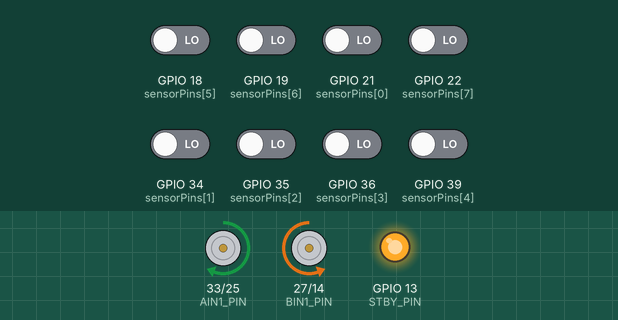
Bench run of a sketch on a simulated ESP32. Shown: motor-driver pin pairs drawn as motors (green arrow = first pin HIGH = forward, orange = second pin HIGH = backward, longer = more drive, scaled by the enable pin, stopped while the standby pin is LOW), output pins drawn as LEDs (lit = HIGH). Inputs (shaded band) come from the test bench; at power-on: GPIO 18 (sensorPins[5]), GPIO 19 (sensorPins[6]), GPIO 21 (sensorPins[0]), GPIO 22 (sensorPins[7]), GPIO 34 (sensorPins[1]), GPIO 35 (sensorPins[2]), GPIO 36 (sensorPins[3]), GPIO 39 (sensorPins[4]) LOW.

Above: at 3.2 s.
3.3 s: GPIO 18 (sensorPins[5]) driven HIGH
At 4.3 s:
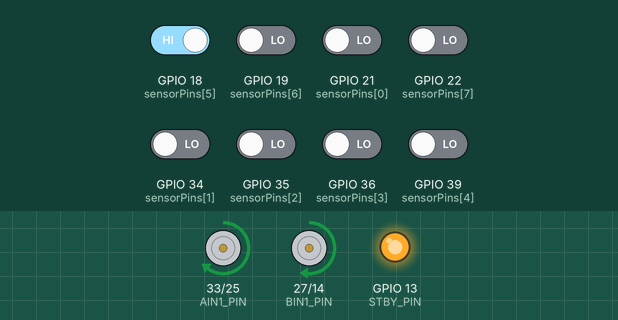
4.8 s: GPIO 21 (sensorPins[0]) driven HIGH
At 5.4 s:
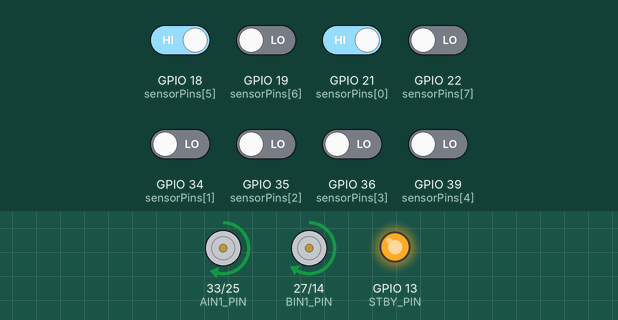
6.3 s: GPIO 18 (sensorPins[5]) driven LOW
At 6.6 s:
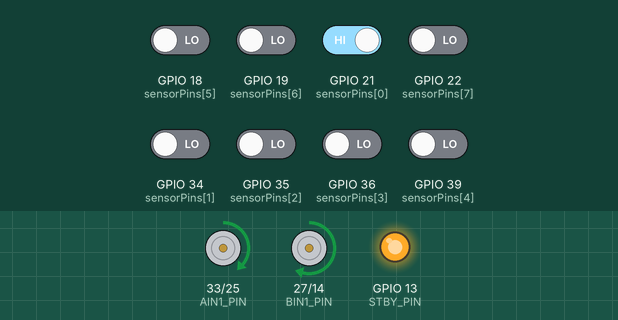
7.8 s: GPIO 21 (sensorPins[0]) driven LOW
At 8.9 s:
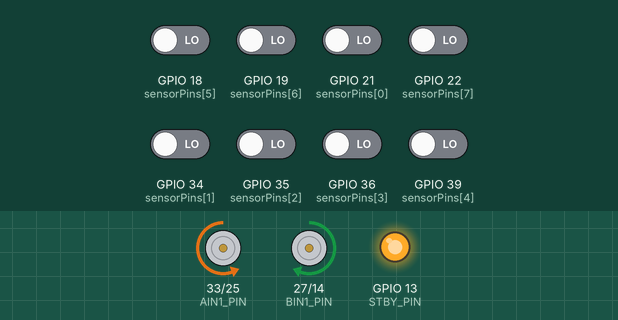
9.3 s: GPIO 19 (sensorPins[6]) driven HIGH
At 10.1 s:
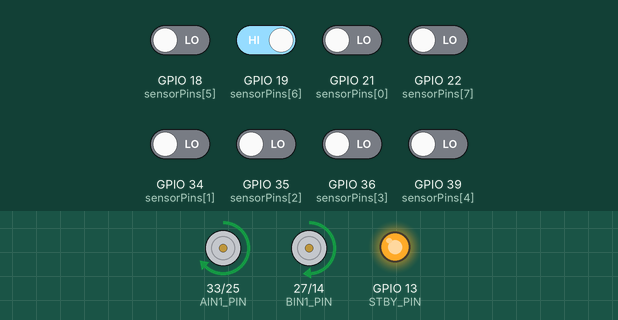
10.8 s: GPIO 22 (sensorPins[7]) driven HIGH
At 11.2 s:
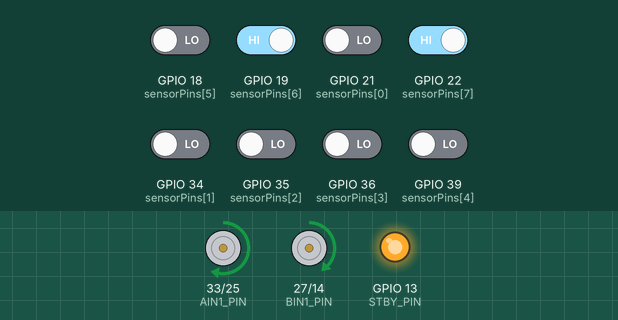
Timing chart, 0 to 13.3 s (numbered marks = the images above; inputs shaded):
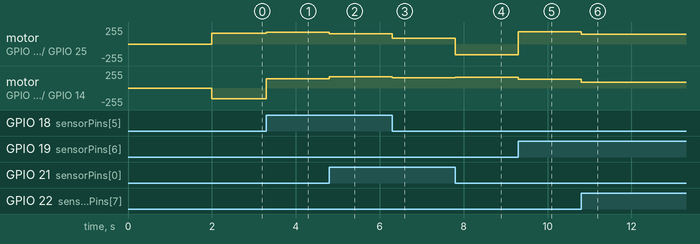

Measured:
- after the input at 3.3 s, motor on GPIO 33 (AIN1_PIN) / GPIO 25 (AIN2_PIN): forward 160/255 → forward 177/255 at once; motor on GPIO 27 (BIN1_PIN) / GPIO 14 (BIN2_PIN): backward 160/255 → forward 142/255 at once
- after the input at 4.8 s, motor on GPIO 33 (AIN1_PIN) / GPIO 25 (AIN2_PIN): forward 177/255 → forward 151/255 at once; motor on GPIO 27 (BIN1_PIN) / GPIO 14 (BIN2_PIN): forward 142/255 → forward 168/255 at once
- after the input at 6.3 s, motor on GPIO 33 (AIN1_PIN) / GPIO 25 (AIN2_PIN): forward 151/255 → forward 85/255 at once; motor on GPIO 27 (BIN1_PIN) / GPIO 14 (BIN2_PIN): forward 168/255 → forward 154/255 at once
- after the input at 7.8 s, motor on GPIO 33 (AIN1_PIN) / GPIO 25 (AIN2_PIN): forward 85/255 → backward 160/255 at once; motor on GPIO 27 (BIN1_PIN) / GPIO 14 (BIN2_PIN): forward 154/255 → forward 160/255 at once
- after the input at 9.3 s, motor on GPIO 33 (AIN1_PIN) / GPIO 25 (AIN2_PIN): backward 160/255 → forward 185/255 at once; motor on GPIO 27 (BIN1_PIN) / GPIO 14 (BIN2_PIN): forward 160/255 → forward 134/255 at once
- after the input at 10.8 s, motor on GPIO 33 (AIN1_PIN) / GPIO 25 (AIN2_PIN): forward 185/255 → forward 149/255 at once; motor on GPIO 27 (BIN1_PIN) / GPIO 14 (BIN2_PIN): forward 134/255 → forward 90/255 at once

The sketch:

line_follower.ino
```cpp
#define AIN1_PIN 33
#define AIN2_PIN 25
#define PWMA_PIN 32
#define BIN1_PIN 27
#define BIN2_PIN 14
#define PWMB_PIN 26
#define STBY_PIN 13

// SENSOR PINS
const int sensorPins[8] = {21, 34, 35, 36, 39, 18, 19, 22};

// PID CONSTANTS
float Kp = 8.5;
float Ki = 0.001;
float Kd = 15.0;

int maxSpeed = 255;
int minPWM = 60;

float lastError = 0;
float integral = 0;

int weights[8] = {-4, -3, -2, -1, 1, 2, 3, 4};

void setup() {
  Serial.begin(115200);

  pinMode(AIN1_PIN, OUTPUT);
  pinMode(AIN2_PIN, OUTPUT);
  pinMode(BIN1_PIN, OUTPUT);
  pinMode(BIN2_PIN, OUTPUT);
  pinMode(PWMA_PIN, OUTPUT);
  pinMode(PWMB_PIN, OUTPUT);
  pinMode(STBY_PIN, OUTPUT);

  digitalWrite(STBY_PIN, HIGH);

  for(int i = 0; i < 8; i++) {
    pinMode(sensorPins[i], INPUT);
  }

  delay(2000); // Wait 2 seconds before starting
}

void loop() {
  int sensors[8];
  bool onLine = false;
  int sum = 0;
  int active = 0;

  // Read Sensors
  for(int i = 0; i < 8; i++) {
    sensors[i] = digitalRead(sensorPins[i]);
    if(sensors[i]) {
      onLine = true;
      sum += weights[i];
      active++;
    }
  }

  // ===== EMERGENCY RECOVERY (Line Lost) =====
  if(!onLine) {
    if(lastError < 0) setMotor(-160, 160); // Spin left
    else setMotor(160, -160);              // Spin right
    return;
  }

  // ===== ERROR CALCULATION =====
  float error = (active > 0) ? (float)sum / active : lastError;

  // ===== DYNAMIC SPEED CONTROL =====
  int baseSpeed;
  if(abs(error) > 3) {
    baseSpeed = 120; // Sharp turn detected, slow down
  }
  else {
    baseSpeed = 160; // Straight or slight turn, maintain speed
  }

  // ===== PID CALCULATION =====
  float P = error;
  integral = constrain(integral + error, -50, 50);
  float D = error - lastError;

  float adjustment = (Kp * P) + (Ki * integral) + (Kd * D);
  lastError = error;

  // Calculate individual motor speeds
  int leftMotorSpeed = baseSpeed + adjustment;
  int rightMotorSpeed = baseSpeed - adjustment;

  setMotor(leftMotorSpeed, rightMotorSpeed);
}

// ================= MOTOR FUNCTION =================
void setMotor(int left, int right) {
  // Constrain to physical limits
  left = constrain(left, -maxSpeed, maxSpeed);
  right = constrain(right, -maxSpeed, maxSpeed);

  // Apply deadzone compensation
  if(abs(left) > 0 && abs(left) < minPWM) left = (left > 0) ? minPWM : -minPWM;
  if(abs(right) > 0 && abs(right) < minPWM) right = (right > 0) ? minPWM : -minPWM;

  // Left Motor
  digitalWrite(AIN1_PIN, (left >= 0));
  digitalWrite(AIN2_PIN, (left < 0));
  analogWrite(PWMA_PIN, abs(left));

  // Right Motor
  digitalWrite(BIN1_PIN, (right >= 0));
  digitalWrite(BIN2_PIN, (right < 0));
  analogWrite(PWMB_PIN, abs(right));
}
```
